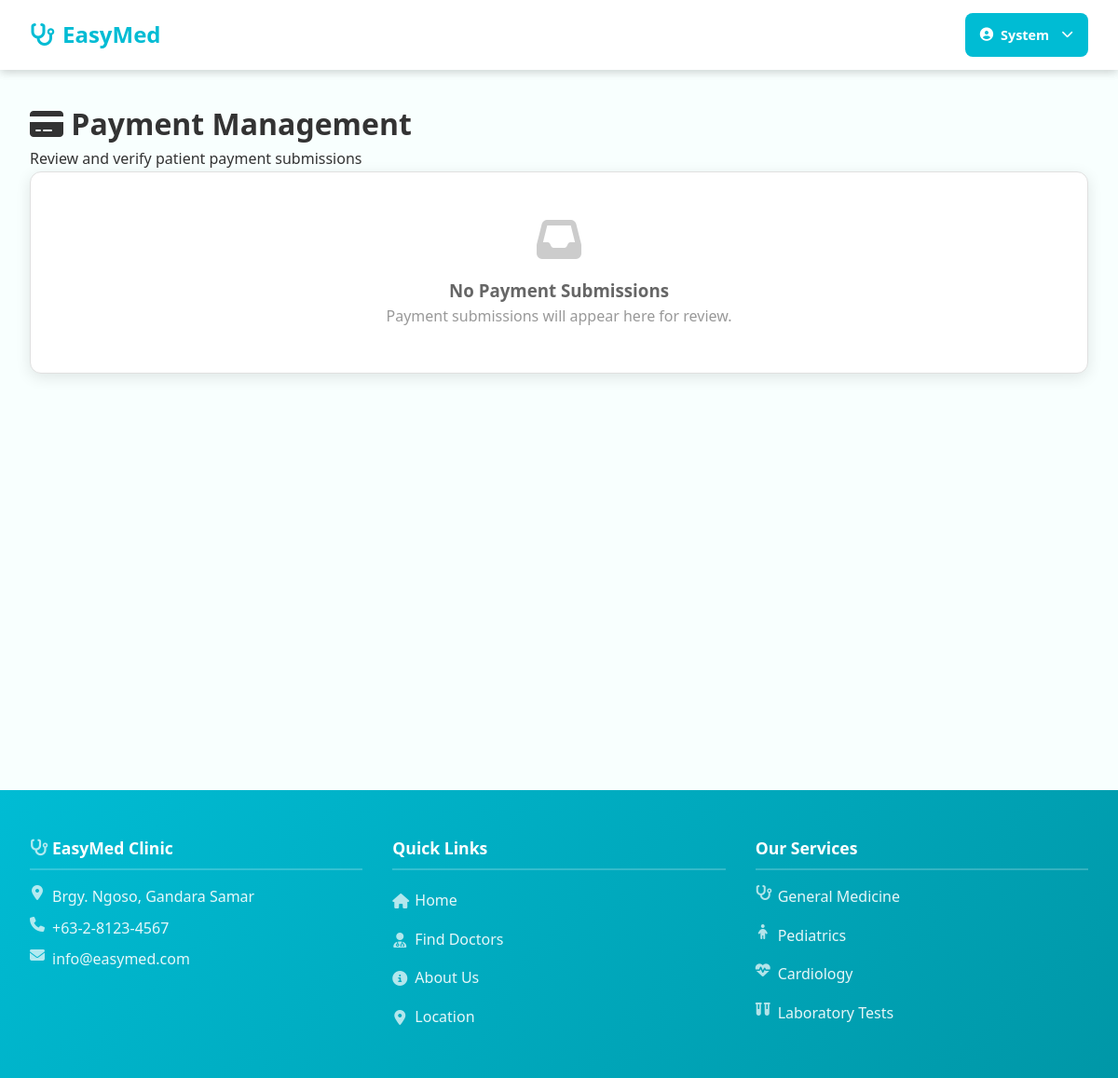
Page /admin/payment-management.php (signed in) on the earlier database version.
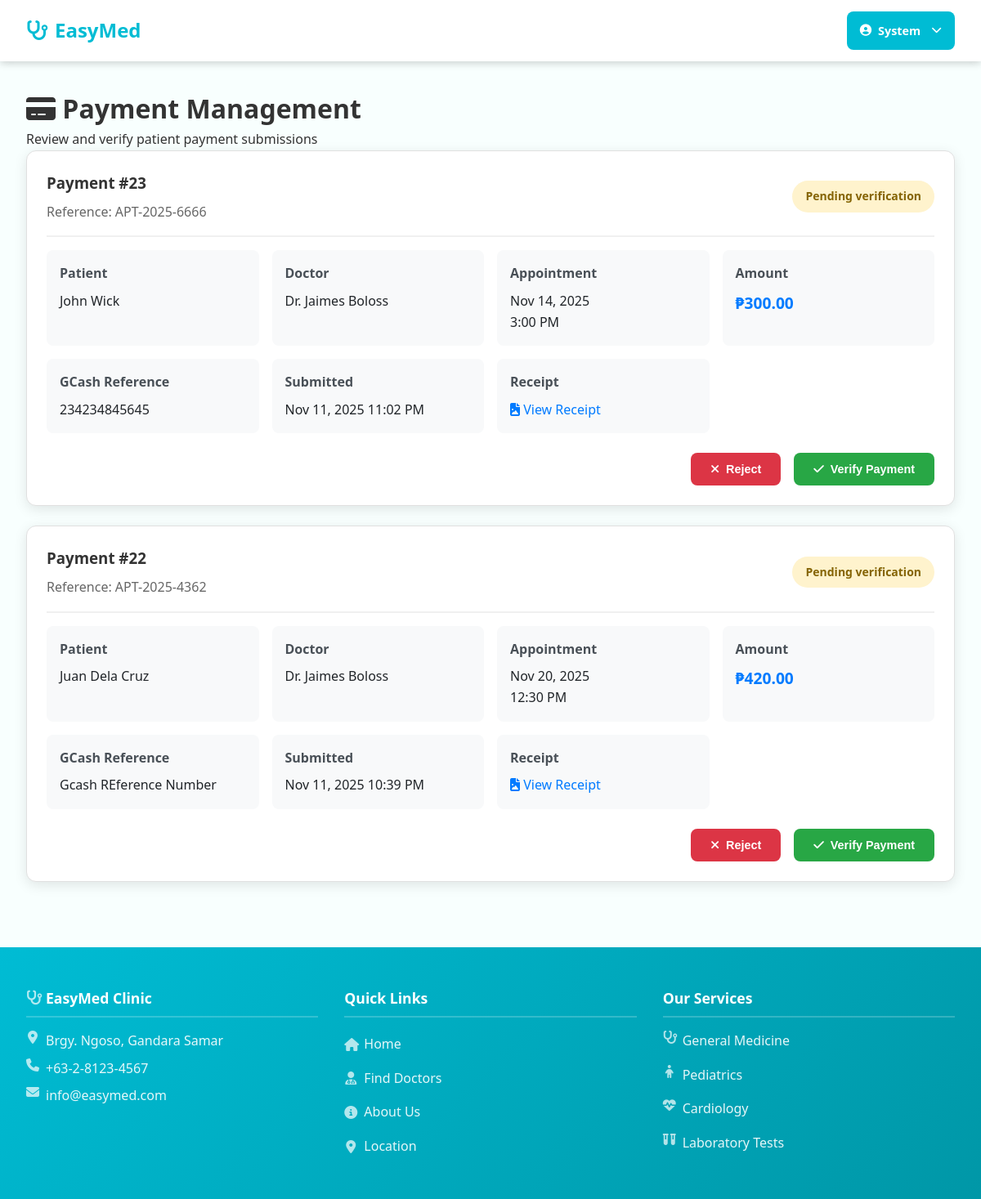
Same page on the later database version.
### tables this page shows
CREATE TABLE clinic_settings (
                    id INTEGER PRIMARY KEY AUTOINCREMENT,
                    setting_key VARCHAR(100) UNIQUE,
                    setting_value TEXT,
                    description TEXT,
                    updated_at DATETIME DEFAULT CURRENT_TIMESTAMP
                );

CREATE TABLE payments (
        id INTEGER PRIMARY KEY AUTOINCREMENT,
        appointment_id INTEGER NOT NULL,
        patient_id INTEGER NOT NULL,
        amount DECIMAL(10,2) NOT NULL,
        payment_method VARCHAR(50) DEFAULT 'gcash',
        gcash_reference VARCHAR(100),
        receipt_file VARCHAR(255),
        payment_notes TEXT,
        status VARCHAR(20) DEFAULT 'pending_verification',
        verified_by INTEGER NULL,
        verified_at DATETIME NULL,
        submitted_at DATETIME NOT NULL,
        created_at DATETIME NOT NULL,
        updated_at DATETIME NOT NULL,
        FOREIGN KEY (appointment_id) REFERENCES appointments(id) ON DELETE CASCADE,
        FOREIGN KEY (patient_id) REFERENCES patients(id) ON DELETE CASCADE,
        FOREIGN KEY (verified_by) REFERENCES users(id) ON DELETE SET NULL
    );

CREATE TABLE "appointments" (
            id INTEGER PRIMARY KEY AUTOINCREMENT,
            patient_id INTEGER NOT NULL,
            doctor_id INTEGER NOT NULL,
            appointment_date DATE NOT NULL,
            appointment_time TIME NOT NULL,
            duration INTEGER,
            reason_for_visit TEXT,
            status TEXT CHECK(status IN ('pending', 'rescheduled', 'scheduled', 'completed', 'cancelled', 'no_show')) DEFAULT 'pending',
            notes TEXT,
            patient_info TEXT,
            created_at DATETIME DEFAULT CURRENT_TIMESTAMP,
            updated_at DATETIME DEFAULT CURRENT_TIMESTAMP
        );

### includes/database.php (called while the page is built, shortened)
<?php
class Database {
    private $connection;
    private static $instance = null;
    public static function getInstance() {
        if (self::$instance === null) {
            self::$instance = new self();
        }
        return self::$instance;
    }
    private function connect() {
        try {
            if (DB_TYPE === 'sqlite') {
                $this->connection = new PDO(
                    "sqlite:" . SQLITE_PATH,
                    null,
                    null,
                    array(
                        PDO::ATTR_ERRMODE => PDO::ERRMODE_EXCEPTION,
                        PDO::ATTR_DEFAULT_FETCH_MODE => PDO::FETCH_ASSOC
                    )
                );
                $this->connection->exec('PRAGMA foreign_keys = ON');
            }
        } catch (PDOException $e) {
            die("Database connection failed: " . $e->getMessage());
        }
    }
    public function query($sql, $params = array()) {
        try {
            $stmt = $this->connection->prepare($sql);
            $stmt->execute($params);
            return $stmt;
        } catch (PDOException $e) {
            error_log("Database query error: " . $e->getMessage());
            throw $e;
        }
    }
    public function fetch($sql, $params = array()) {
        $stmt = $this->query($sql, $params);
        return $stmt->fetch();
    }
    public function fetchAll($sql, $params = array()) {
        $stmt = $this->query($sql, $params);
        return $stmt->fetchAll();
    }
}
?>

### includes/functions.php (called while the page is built, shortened)
<?php
require_once 'database.php';
function getClinicSetting($key, $default = '') {
    $db = Database::getInstance();
    $setting = $db->fetch(
        "SELECT setting_value FROM clinic_settings WHERE setting_key = ?",
        [$key]
    );
    return $setting ? $setting['setting_value'] : $default;
}
?>

### admin/payment-management.php (the view, shortened to what the rows shown need)
<?php
require_once '../includes/functions.php';
$db = Database::getInstance();
$payments = $db->fetchAll("
    SELECT
        p.*, a.appointment_date, a.appointment_time,
        u_patient.first_name as patient_first_name, u_patient.last_name as patient_last_name,
        u_doctor.first_name as doctor_first_name, u_doctor.last_name as doctor_last_name,
        u_verified.first_name as verified_by_first_name, u_verified.last_name as verified_by_last_name,
        JSON_EXTRACT(a.patient_info, '$.reference_number') as reference_number
    FROM payments p
    JOIN appointments a ON p.appointment_id = a.id
    JOIN patients pt ON p.patient_id = pt.id
    JOIN users u_patient ON pt.user_id = u_patient.id
    JOIN doctors d ON a.doctor_id = d.id
    JOIN users u_doctor ON d.user_id = u_doctor.id
    LEFT JOIN users u_verified ON p.verified_by = u_verified.id
    ORDER BY p.submitted_at DESC
");
?>
<!DOCTYPE html>
<html lang="en">
<head>
    <link rel="stylesheet" href="<?= SITE_URL ?>/assets/css/style.css">
    <link rel="stylesheet" href="https://cdnjs.cloudflare.com/ajax/libs/font-awesome/6.0.0/css/all.min.css">
</head>
<body>
    <?php require_once '../includes/header.php'; ?>
    <div class="admin-container">
        <h1><i class="fas fa-credit-card"></i> Payment Management</h1>
        <div class="payment-grid">
            <?php if (empty($payments)): ?>
                <div class="payment-card" style="text-align: center; padding: 3rem;">
                    <i class="fas fa-inbox" style="font-size: 3rem; color: #ccc; margin-bottom: 1rem;"></i>
                    <h3 style="color: #666;">No Payment Submissions</h3>
                    <p style="color: #999;">Payment submissions will appear here for review.</p>
                </div>
            <?php else: ?>
                <?php foreach ($payments as $payment): ?>
                    <div class="payment-card">
                        <div class="payment-header">
                            <div>
                                <h3 style="margin: 0; color: #333;">
                                    Payment #<?= $payment['id'] ?>
                                </h3>
                                <p style="margin: 0.5rem 0 0 0; color: #666;">
                                    Reference: <?= htmlspecialchars(trim($payment['reference_number'], '"')) ?>
                                </p>
                            </div>
                            <span class="payment-status status-<?= $payment['status'] ?>">
                                <?= ucfirst(str_replace('_', ' ', $payment['status'])) ?>
                            </span>
                        </div>
                        <div class="payment-details">
                            <div class="detail-group">
                                <div class="detail-label">Patient</div>
                                <div class="detail-value">
                                    <?= htmlspecialchars($payment['patient_first_name'] . ' ' . $payment['patient_last_name']) ?>
                                </div>
                            </div>
                            <div class="detail-group">
                                <div class="detail-label">Doctor</div>
                                <div class="detail-value">
                                    Dr. <?= htmlspecialchars($payment['doctor_first_name'] . ' ' . $payment['doctor_last_name']) ?>
                                </div>
                            </div>
                            <div class="detail-group">
                                <div class="detail-label">Appointment</div>
                                <div class="detail-value">
                                    <?= date('M j, Y', strtotime($payment['appointment_date'])) ?><br>
                                    <?= date('g:i A', strtotime($payment['appointment_time'])) ?>
                                </div>
                            </div>
                            <div class="detail-group">
                                <div class="detail-label">Amount</div>
                                <div class="detail-value" style="font-size: 1.2rem; font-weight: bold; color: #007bff;">
                                    ₱<?= number_format($payment['amount'], 2) ?>
                                </div>
                            </div>
                            <div class="detail-group">
                                <div class="detail-label">GCash Reference</div>
                                <div class="detail-value">
                                    <?= htmlspecialchars($payment['gcash_reference']) ?>
                                </div>
                            </div>
                            <div class="detail-group">
                                <div class="detail-label">Submitted</div>
                                <div class="detail-value">
                                    <?= date('M j, Y g:i A', strtotime($payment['submitted_at'])) ?>
                                </div>
                            </div>
                            <?php if ($payment['receipt_file']): ?>
                            <div class="detail-group">
                                <div class="detail-label">Receipt</div>
                                <div class="detail-value">
                                    <a href="<?= SITE_URL ?>/assets/uploads/payment_receipts/<?= htmlspecialchars($payment['receipt_file']) ?>"
                                       target="_blank" class="receipt-link">
                                        <i class="fas fa-file-image"></i> View Receipt
                                    </a>
                                </div>
                            </div>
                            <?php endif; ?>
                        </div>
                        <?php if ($payment['status'] === 'pending_verification'): ?>
                        <div class="payment-actions">
                            <form method="post" style="display: inline;">
                                <button type="submit" class="btn btn-danger"
                                        onclick="return confirm('Are you sure you want to reject this payment?')">
                                    <i class="fas fa-times"></i> Reject
                                </button>
                            </form>
                            <form method="post" style="display: inline;">
                                <button type="submit" class="btn btn-success"
                                        onclick="return confirm('Are you sure you want to verify this payment?')">
                                    <i class="fas fa-check"></i> Verify Payment
                                </button>
                            </form>
                        </div>
                        <?php endif; ?>
                    </div>
                <?php endforeach; ?>
            <?php endif; ?>
        </div>
    </div>
    <?php require_once '../includes/footer.php'; ?>
</body>
</html>

### includes/footer.php (shortened to what the rows shown need)
    </main>
    <footer class="footer">
        <div class="container">
            <div class="footer-grid">
                <div class="footer-section">
                    <h4>
                        <i class="fas fa-stethoscope"></i> EasyMed Clinic
                    </h4>
                    <p>
                        <i class="fas fa-map-marker-alt"></i>
                        <?php echo htmlspecialchars(getClinicSetting('clinic_address', 'Brgy. Ngoso, Gandara Samar')); ?>
                    </p>
                    <p>
                        <i class="fas fa-phone"></i>
                        <?php echo htmlspecialchars(getClinicSetting('clinic_phone', '+63-2-8123-4567')); ?>
                    </p>
                    <p>
                        <i class="fas fa-envelope"></i>
                        <?php echo htmlspecialchars(getClinicSetting('clinic_email', 'info@easymed.com')); ?>
                    </p>
                </div>
            </div>
        </div>
    </footer>
</body>
</html>

Differences in the rows shown:
added payments: id "23", reference_number "APT-2025-6666", status "Pending verification", patient_last_name "John Wick", doctor_last_name "Jaimes Boloss", appointment.appointment_date "Nov 14, 2025", appointment.appointment_time "3:00 PM", amount "300.00", gcash_reference "234234845645", submitted_at "Nov 11, 2025 11:02 PM"
added payments: id "22", reference_number "APT-2025-4362", status "Pending verification", patient_last_name "Juan Dela Cruz", doctor_last_name "Jaimes Boloss", appointment.appointment_date "Nov 20, 2025", appointment.appointment_time "12:30 PM", amount "420.00", gcash_reference "Gcash REference Number", submitted_at "Nov 11, 2025 10:39 PM"
Other differences:
text no longer shown: "No Payment Submissions Payment submissions will appear here for review."
